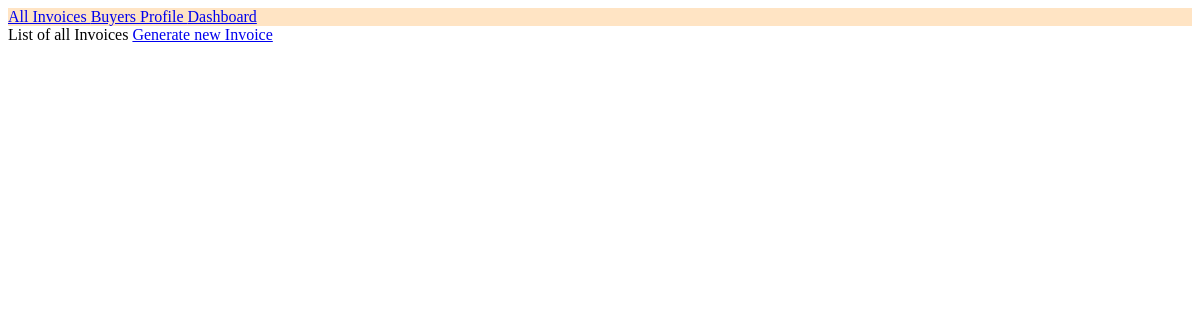
The app's page /inv/list, older data.
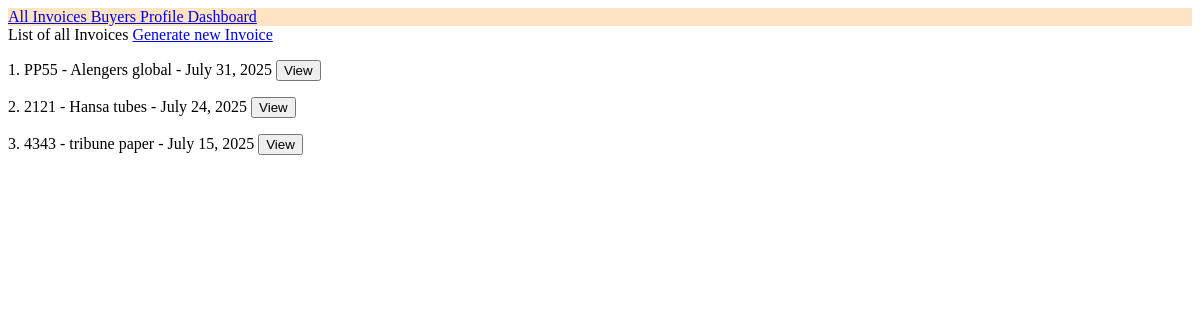
The same page, newer data.
### invoice/models.py (models this page shows, shortened)
class Invoice(models.Model):
    invId= models.AutoField(primary_key=True)
    invNum = models.CharField(max_length=32)
    buyerId = models.ForeignKey(buyer, on_delete=models.SET_NULL, null=True, blank=True)
    userId = models.ForeignKey(Profile, on_delete = models.SET_NULL, null=True, blank = True)
    date = models.DateField()
    subTotal = models.DecimalField(max_digits=10, decimal_places=2, default=0.00)
    gstTotal = models.DecimalField(max_digits=10, decimal_places=2, default=0.00)
    grandTotal = models.DecimalField(max_digits=10, decimal_places=2, default=0.00)

### buyer/models.py (models this page shows, shortened)
class buyer(models.Model):
    buyerId = models.AutoField(primary_key=True)
    name = models.CharField(max_length=64)
    adr1 = models.CharField(max_length=128)
    adr2 = models.CharField(max_length=128, null=True)
    state = models.CharField(max_length=32)
    pin = models.CharField(max_length=10)
    gstin = models.CharField(max_length=15)

### invoice/views.py (the view)
# urls.py: path('list',views.invoiceList, name='InvoiceList'),
def invoiceList(request):
    context={
        'invoices':Invoice.objects.all().select_related('buyerId')
    }
    return render(request, 'invoiceList.html', context)

### templates/invoiceList.html (shortened to what this page needs)
{% extends 'base.html' %}
{% block body %}
    List of all Invoices
    <a href="generate">
        Generate new Invoice
    </a>
    <div>
        {% for invoice in invoices %}
            <p>{{forloop.counter}}.
                {{ invoice.invNum }} -
                {{ invoice.buyerId.name }} -
                {{ invoice.date }}
                <button onclick="window.location.href='/inv/{{invoice.invId}}'">View</button>
            </p>
        {% endfor %}
    </div>
{% endblock %}

Row changes from the older to the newer data that the page shows:
added Invoice: invNum "PP55", buyerId.name "Alengers global", date "July 31, 2025"
added Invoice: invNum "2121", buyerId.name "Hansa tubes", date "July 24, 2025"
added Invoice: invNum "4343", buyerId.name "tribune paper", date "July 15, 2025"
